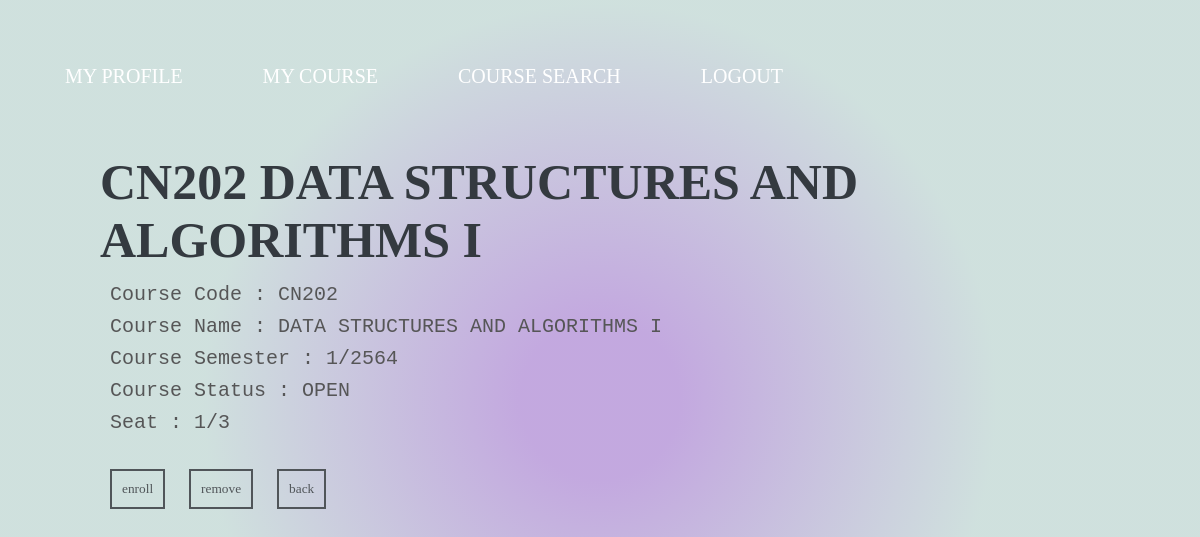
The app's page /regs/3 with its own data.
### regs/models.py (models this page shows, shortened)
class Reg(models.Model):
    SEMESTER = (('1', '1'), ('2','2'))
    class Status(models.IntegerChoices):
        Open = 1
        Close = 2
    course_status = models.IntegerField(choices = Status.choices)
    course_code = models.CharField(max_length=5)
    course_name = models.CharField(max_length=128)
    course_semester = models.CharField(max_length=200, choices = SEMESTER)
    course_quota = models.IntegerField()
    students = models.ManyToManyField(User, blank=True, related_name ="user_student")

### regs/views.py (the view)
# urls.py: path('<int:reg_id>', views.reg, name="reg"),
def reg(request, reg_id):
    reg = get_object_or_404(Reg, pk=reg_id)
    return render(request, "regs/reg.html",{
        "reg": reg,
        "student": reg.students.all(),
        "count": reg.students.all().count(),
    })

### regs/templates/regs/reg.html (shortened to what this page needs)
{% extends "regs/layout.html" %}
{% load static %}
{% block body %}
<link rel="stylesheet" type="text/css" href="{% static '/css/courseinfo_styles.css' %}">
<h1>{{ reg.course_code }} {{ reg.course_name }}</h1>
<div class="info">
    <p>Course Code : {{ reg.course_code }} </p>
    <p>Course Name : {{ reg.course_name }} </p>
    <p>Course Semester : {{ reg.course_semester }}/<script>document.write( new Date().getFullYear()+543 );</script></p>
    {% if reg.course_status == 1 %}
        <p>Course Status : OPEN </p>
    {% endif %}
    <p>Seat : {{ count }}/{{ reg.course_quota }}</p>
</div>
<div class="allbtn">
    {% if count == reg.course_quota %}
        <button><a class="regbtn" href="{% url 'regs:index' %}" onclick="CourseFull()">enroll</a></button>
    {% else %}
        <button><a class="regbtn" href="{% url 'regs:book' reg.id %}">enroll</a></button>
    {% endif %}
    <button><a class="regbtn" href="{% url 'regs:remove' reg.id %}" onclick="NotYet()">remove</a></button>
    <button><a class="regbtn" href="{% url 'regs:index' %}">back</a></button>
</div>
{% endblock %}

### regs/static/css/nav.css (style rules this page uses)
* { margin:0; padding:0; }

### regs/static/css/courseinfo_styles.css (style rules this page uses)
* { box-sizing:border-box; overflow: hidden; margin: auto; }
body { background: rgb(153,108,201); background: radial-gradient(circle, rgba(153,108,201,0.5891398795846463) 11%, rgba(105,159,150,0.31743119611125703) 55%); height: 100vh; margin: auto; }
h1 { font-size: 50px; margin-left: 100px; animation: 3s slidein_left; color: #343A40; }
p { font-size: 20px; margin-left: 110px; line-height: 1.6; animation: 2.6s slidein_up; }
.info { margin-top: 10px; font-family: monospace; color: #565657; }
button { margin-left: 20px; background-color: Transparent; border: 2px solid #505559; cursor:pointer; overflow: hidden; padding: 10px 10px; }
.regbtn { text-decoration: none; text-align: center; color: #505559; font-family: serif; }
.allbtn { margin-top: 30px; margin-left: 90px; }

### records on screen
Reg: course_code "CN202", course_name "DATA STRUCTURES AND ALGORITHMS I", course_semester "1", course_quota "3"

### other values on screen
{{ count }} "1"
